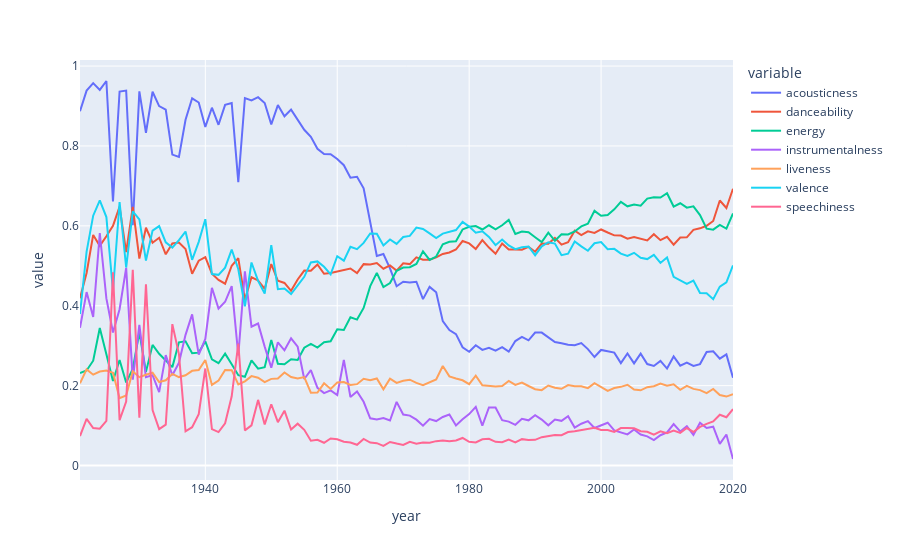

The cell this chart's notebook holds for it:
### Code cell
year_data = pd.read_csv("../data/data_by_year.csv")

sound_features = ['acousticness', 'danceability', 'energy', 'instrumentalness', 'liveness', 'valence', 'speechiness']
fig = px.line(year_data, x='year', y=sound_features)
fig.show()
